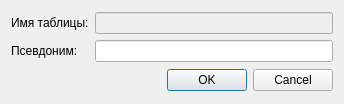
<?xml version="1.0" encoding="UTF-8"?>
<ui version="4.0">
 <class>DialogSetTableAlias</class>
 <widget class="QDialog" name="DialogSetTableAlias">
  <property name="geometry">
   <rect>
    <x>0</x>
    <y>0</y>
    <width>344</width>
    <height>104</height>
   </rect>
  </property>
  <property name="windowTitle">
   <string>Псевдоним таблицы</string>
  </property>
  <layout class="QGridLayout" name="gridLayout">
   <item row="1" column="0">
    <widget class="QDialogButtonBox" name="buttonBox">
     <property name="orientation">
      <enum>Qt::Horizontal</enum>
     </property>
     <property name="standardButtons">
      <set>QDialogButtonBox::Cancel|QDialogButtonBox::Ok</set>
     </property>
    </widget>
   </item>
   <item row="0" column="0">
    <layout class="QGridLayout" name="gridLayout_2">
     <item row="0" column="1">
      <widget class="QLineEdit" name="lblName">
       <property name="enabled">
        <bool>false</bool>
       </property>
      </widget>
     </item>
     <item row="0" column="0">
      <widget class="QLabel" name="label">
       <property name="text">
        <string>Имя таблицы:</string>
       </property>
      </widget>
     </item>
     <item row="1" column="0">
      <widget class="QLabel" name="label_2">
       <property name="text">
        <string>Псевдоним:</string>
       </property>
      </widget>
     </item>
     <item row="1" column="1">
      <widget class="QLineEdit" name="lblAlias"/>
     </item>
    </layout>
   </item>
  </layout>
 </widget>
 <resources/>
 <connections>
  <connection>
   <sender>buttonBox</sender>
   <signal>accepted()</signal>
   <receiver>DialogSetTableAlias</receiver>
   <slot>accept()</slot>
   <hints>
    <hint type="sourcelabel">
     <x>248</x>
     <y>254</y>
    </hint>
    <hint type="destinationlabel">
     <x>157</x>
     <y>274</y>
    </hint>
   </hints>
  </connection>
  <connection>
   <sender>buttonBox</sender>
   <signal>rejected()</signal>
   <receiver>DialogSetTableAlias</receiver>
   <slot>reject()</slot>
   <hints>
    <hint type="sourcelabel">
     <x>316</x>
     <y>260</y>
    </hint>
    <hint type="destinationlabel">
     <x>286</x>
     <y>274</y>
    </hint>
   </hints>
  </connection>
 </connections>
</ui>
